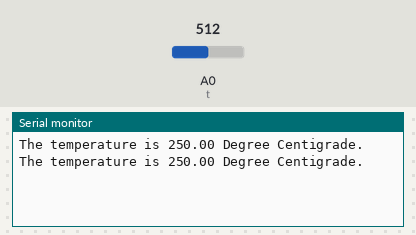
Bench run of a sketch on a simulated Arduino Uno, built with avr-gcc and run on an emulated ATmega328P. Parts: the last lines printed to the serial monitor. The test bench sets the inputs (shaded band); at power-on: A0 (t) = 512.

Above: at 1.8 s.
1.9 s: A0 (t) set to 716
At 2.8 s:
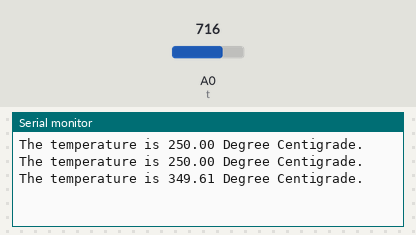
3.4 s: A0 (t) set to 900
At 4.3 s:
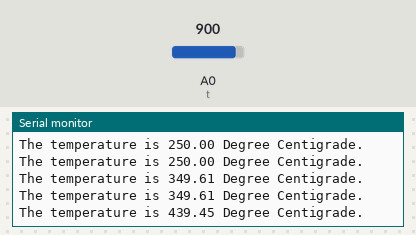
Timing chart, 0 to 6.4 s (numbered marks = the images above; inputs shaded):
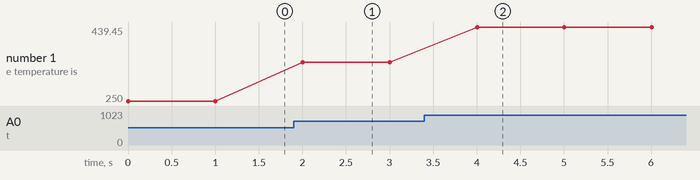

The sketch:

temperature_sensor.ino
```cpp
int t=0;
void setup() {
  pinMode(t,INPUT);
  Serial.begin(9600);
}

void loop() {
  float v, mv, cel;
  v = analogRead(t);
  mv = (v / 1024.0) * 5000;
  cel = mv / 10;
  Serial.print("The temperature is ");
  Serial.print(cel);
  Serial.print(" Degree Centigrade.");
  Serial.println();
  delay(1000);
}
```

Measured:
- after the input at 1.9 s, the serial monitor: prints a new line after 0.10 s (image 1)
- after the input at 3.4 s, the serial monitor: prints a new line after 0.60 s (image 2)
- plotted number 1: 250 → 349.61 after the input at 1.9 s, 349.61 → 439.45 after the input at 3.4 s
